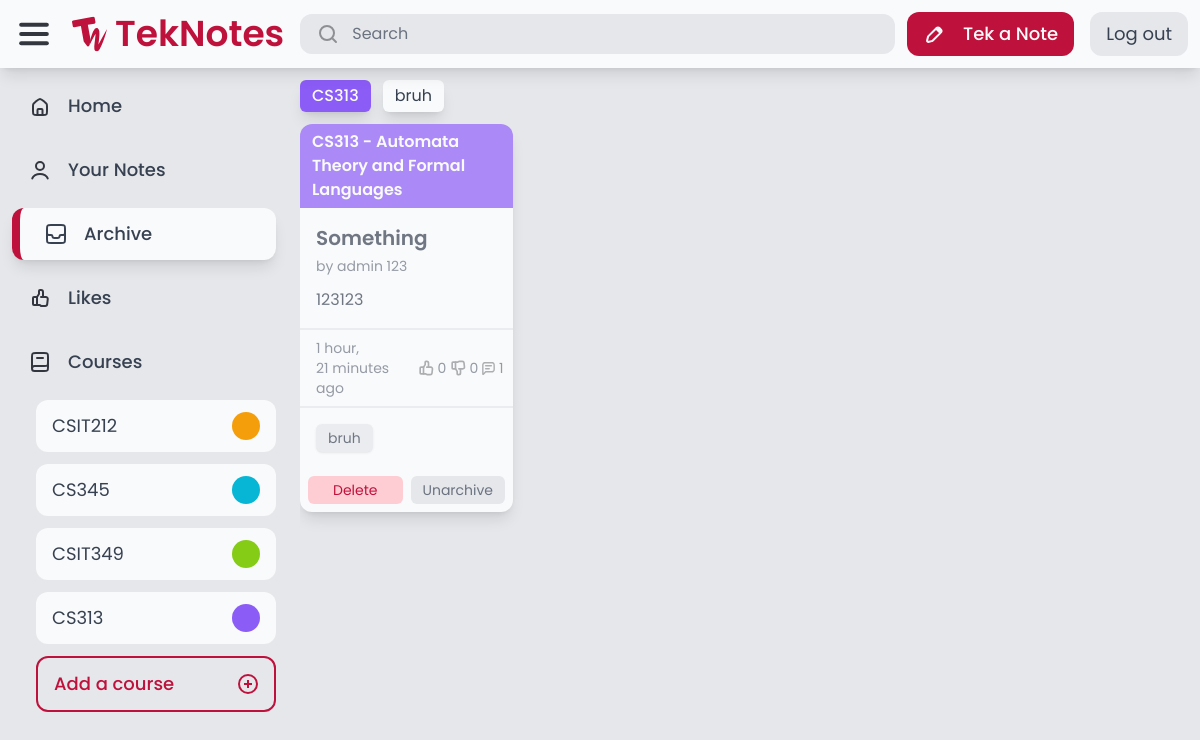
Screenshot of /archive/ (signed in) with the database file from the repository.
### course/models.py (models this page shows)
class Course(models.Model):
    COLORS = [
        ('red-500', 'Red'),
        ('orange-500', 'Orange'),
        ('amber-500', 'Amber'),
        ('lime-500', 'Lime'),
        ('green-500', 'Green'),
        ('emerald-500', 'Emerald'),
        ('teal-500', 'Teal'),
        ('cyan-500', 'Cyan'),
        ('blue-500', 'Blue'),
        ('indigo-500', 'Indigo'),
        ('violet-500', 'Violet'),
        ('purple-500', 'Purple'),
        ('fuchsia-500', 'Fuschia'),
        ('pink-500', 'Pink'),
    ]
    code = models.CharField(max_length=20)
    description = models.CharField(max_length=255)
    color = models.CharField(max_length=20, choices=COLORS, default='gray-500')
    admin_user = User.objects.get(username='admin')
    created_by = models.ForeignKey(User, related_name='courses', on_delete=models.CASCADE)
    def __str__(self):
        return f'{self.code} - {self.description}'

### tags/models.py (models this page shows)
class Tag(models.Model):
    name = models.CharField(max_length=50, unique=True)
    def __str__(self):
        return self.name

### notes/models.py (models this page shows, shortened)
class Note(models.Model):
    title = models.CharField(max_length=255)
    content = models.TextField(max_length=255, blank=True)
    course = models.ForeignKey(Course, null=True, blank=True, on_delete=models.SET_NULL)
    created_by = models.ForeignKey(User, related_name='notes', on_delete=models.CASCADE)
    created_at = models.DateTimeField(auto_now_add=True)
    modified_at = models.DateTimeField(auto_now=True)
    tags = models.ManyToManyField(Tag, related_name='notes', blank=True)
    is_archived = models.BooleanField(default=False)
    is_private = models.BooleanField(default=False)

### core/views.py (the view)
# urls.py: path('archive/', views.archive, name='archive'),
@login_required
def archive(request):
    archived_notes = Note.objects.filter(created_by=request.user, is_archived=True).order_by('-modified_at')
    courses = Course.objects.filter(note__in=archived_notes).distinct()
    tags = Tag.objects.filter(notes__in=archived_notes).distinct()
    return render(request, 'core/archive.html', {
        'notes': archived_notes,
        'courses': courses,
        'tags': tags
    })

### core/context_processors.py (called while the page is built)
def courses_list(request):
    return {
        'your_courses': Course.objects.all().distinct()
    }

### core/templatetags/custom_filters.py (called while the page is built)
@register.filter
def is_liked(note, user):
    return note.likes.filter(user=user).exists()

@register.filter
def is_disliked(note, user):
    return note.dislikes.filter(user=user).exists()

### core/templates/core/archive.html (shortened to what this page needs)
{% extends 'core/base.html' %}
{% block content %}
    {% include 'notes/notes.html' %}
{% endblock %}

### core/templates/core/base.html (shortened to what this page needs)
{% extends 'core/core.html' %}
{% load static %}
{% block body %}
    <div class="flex flex-col h-full overflow-hidden">
        <header class="flex items-center w-full p-3 gap-3 shadow-lg z-10 bg-gray-50">
            <div class="flex flex-1 items-center gap-4">
                <img src="{% static 'teknotes/images/Menu.svg' %}" alt="Menu">
                <a href="/" class="flex items-center gap-2">
                    <img src="{% static 'teknotes/images/TekNotes-Logo.svg' %}" alt="Logo">
                    <p id="logo-text" class="font-semibold text-rose-700 text-4xl">TekNotes</p>
                </a>
                <form action="{% url 'advanced_search:search' %}" method="get" class="flex flex-1 max-w-[600px] px-4 py-2 rounded-xl bg-gray-200 gap-3 cursor-text min-w-[0px]" onclick="this.querySelector('input[name=\'query\']').focus();">
                    <img src="{% static 'teknotes/images/Search.svg' %}" alt="Search">
                    <input name="query" class="placeholder-gray-500 text-gray-700 bg-transparent border-none focus:outline-none min-w-[0px]" type="text" value="{{ query }}" placeholder="Search">
                </form>
            </div>
            <div class="flex items-center gap-4">
                {% if request.user.is_authenticated %}
                    <a href="{% url 'notes:tek_a_note' %}" class="flex bg-rose-700 rounded-xl gap-4 px-4 py-2">
                        <img src="{% static 'teknotes/images/Edit.svg' %}" alt="Edit">
                        <p class="new-note-text text-gray-50 font-medium text-lg">Tek a Note</p>
                    </a>
                    <a href="{% url 'auth:logout' %}" class="flex rounded-xl gap-4 px-4 py-2 bg-gray-200">
                        <p class="text-gray-700 text-lg">Log out</p>
                    </a>
                {% else %}
                    <a href="/auth/login/" class="flex bg-rose-700 rounded-xl gap-4 px-6 py-2">
                        <p class="text-gray-50 font-medium text-lg">Sign In</p>
                    </a>
                {% endif %}
            </div>
        </header>
        <main class="flex bg-gray-200 h-full overflow-hidden">
            <nav class="flex flex-col w-full max-w-72 h-full p-3 gap-3">
                <a href="/" class="flex rounded-xl px-4 py-3 gap-4 {% if request.path == '/' %} active-nav bg-gray-50 px-6 py-3 shadow-lg border-l-8 border-rose-700 {% endif %}">
                    <img src="{% static 'teknotes/images/Home.svg' %}" alt="Home">
                    <p class="nav-text text-lg text-gray-700 font-medium">Home</p>
                </a>
                <a href="/your_notes/" class="flex rounded-xl px-4 py-3 gap-4 {% if request.path == '/your_notes/' %} active-nav bg-gray-50 px-6 py-3 shadow-lg border-l-8 border-rose-700 {% endif %}">
                    <img src="{% static 'teknotes/images/User.svg' %}" alt="User">
                    <p class="nav-text text-lg text-gray-700 font-medium">Your Notes</p>
                </a>
                <a href="/archive/" class="flex rounded-xl px-4 py-3 gap-4 {% if request.path == '/archive/' %} active-nav bg-gray-50 px-6 py-3 shadow-lg border-l-8 border-rose-700 {% endif %}">
                    <img src="{% static 'teknotes/images/Archive.svg' %}" alt="Archive">
                    <p class="nav-text text-lg text-gray-700 font-medium">Archive</p>
                </a>
                <a href="/likes/" class="flex rounded-xl px-4 py-3 gap-4 {% if request.path == '/likes/' %} active-nav bg-gray-50 px-6 py-3 shadow-lg border-l-8 border-rose-700 {% endif %}">
                    <img src="{% static 'teknotes/images/Likes.svg' %}" alt="Likes">
                    <p class="nav-text text-lg text-gray-700 font-medium">Likes</p>
                </a>
                <div class="flex rounded-xl px-4 py-3 gap-4">
                    <img src="{% static 'teknotes/images/Course.svg' %}" alt="Courses">
                    <p class="nav-text text-lg text-gray-700 font-medium">Courses</p>
                </div>
                <div class="flex flex-col pl-6 gap-3">
                    {% for course in your_courses %}
                        <a href="#" class="flex rounded-xl px-4 py-3 justify-between bg-gray-50 course">
                            <p class="text-lg text-gray-700">{{ course.code }}</p>
                            <div class="rounded-full bg-{{ course.color }} h-full aspect-square course-color"></div>
                        </a>
                    {% endfor %}
                    <a id="add-course" href="{% url 'course:add_a_course' %}" class="flex rounded-xl px-4 py-3 justify-between border-2 border-rose-700 hover:bg-rose-700 text-rose-700 hover:text-gray-50 hover:font-regular">
                        <p class="text-lg font-medium">Add a course</p>
                        <img src="{% static 'teknotes/images/Add.svg' %}" alt="Courses">
                    </a>
                </div>
            </nav>
            <div class="flex flex-col flex-1 h-full p-3 gap-3 overflow-hidden">
                {% block content %}
                {% endblock %}
            </div>
        </main>
    </div>
{% endblock %}

### notes/templates/notes/notes.html (shortened to what this page needs)
<div class="flex gap-3 hover:overflow-x-auto">
    {% for course in courses %}
        <a href="/search/?query={{ course.description }}" class="px-3 py-1 bg-{{ course.color }} rounded-md shadow-lg font-medium text-gray-50 whitespace-nowrap">{{ course.code }}</a>
    {% endfor %}
    {% for tag in tags %}
        <a href="/search/?query={{ tag.name }}" class="px-3 py-1 bg-gray-50 text-gray-700 rounded-md shadow-lg whitespace-nowrap">{{ tag.name }}</a>
    {% endfor %}
</div>
<div class="flex flex-1 overflow-hidden hover:overflow-y-auto">
    <div id="notes" class="flex flex-1 gap-3" style="display: none;">
        {% for note in notes %}
            <div class="note" data-note-id="{{ note.id }}">
                {% include 'notes/note.html' %}
            </div>
        {% endfor %}
    </div>
    <div id="notes-container" class="flex flex-1 gap-3"></div>
</div>

### notes/templates/notes/note.html (shortened to what this page needs)
{% load static %}
{% load custom_filters %}
<div class="rounded-xl bg-gray-50 shadow-lg">
    <a href="#{{ note.title }}" class="flex flex-col {% if note.is_archived %} opacity-70 {% endif %}">
        {% if note.course %}
            <div class="flex bg-{{ note.course.color }} px-3 py-1.5 rounded-t-xl">
                <p class="text-gray-50 font-semibold">{{ note.course }}</p>
            </div>
        {% endif %}
        <div class="flex flex-col p-4 gap-3">
            <div class="flex flex-col gap-1">
                <h1 class="text-xl text-gray-700 font-semibold">{{ note.title }}</h1>
                <p class="text-sm text-gray-500">by {{ note.created_by.first_name }} {{ note.created_by.last_name }}</p>
            </div>
            <div class="">
                <p class="text-gray-700">
                    {{ note.content }}
                </p>
            </div>
        </div>
        <div class="flex justify-between px-4 py-2 border-t-2 border-gray-200">
            <p class="text-gray-500 text-sm">{{ note.modified_at|timesince }} ago</p>
            <div class="flex gap-3">
                <div class="flex gap-0.5 items-center">
                    <img src="{% if request.user.is_authenticated and note|is_liked:request.user %}{% static 'teknotes/images/thumbed_up.svg' %}{% else %}{% static 'teknotes/images/thumb_up.svg' %}{% endif %}" alt="thumb_up">
                    <p class="text-sm {% if request.user.is_authenticated and note|is_liked:request.user %}text-yellow-500 font-medium{% else %}text-gray-500{% endif %}">{{ note.likes.count }}</p>
                </div>
                <div class="flex gap-0.5 items-center">
                    <img src="{% if request.user.is_authenticated and note|is_disliked:request.user %}{% static 'teknotes/images/thumbed_down.svg' %}{% else %}{% static 'teknotes/images/thumb_down.svg' %}{% endif %}" alt="thumb_down">
                    <p class="text-sm {% if request.user.is_authenticated and note|is_disliked:request.user %}text-yellow-500 font-medium{% else %}text-gray-500{% endif %}">{{ note.dislikes.count }}</p>
                </div>
                <div class="flex gap-0.5 items-center">
                    <img src="{% static 'teknotes/images/comment.svg' %}" alt="comment">
                    <p class="text-sm text-gray-500">{{ note.tags.count }}</p>
                </div>
            </div>
        </div>
        {% if note.tags.count > 0 %}
            <div class="flex flex-wrap p-4 gap-3 border-t-2 border-gray-200">
                {% for tag in note.tags.all|slice:":3" %}
                    <p class="bg-gray-200 text-sm text-gray-700 shadow px-3 py-1 rounded-md inline-block">{{ tag }}</p>
                {% endfor %}
            </div>
        {% endif %}
    </a>
    {% if request.user == note.created_by %}
        <div class="flex rounded-b-xl overflow-hidden p-2 gap-2">
            <form action="{% url 'notes:delete_note' note.id %}" method="POST" class="flex flex-1">
                <button type="submit" class="flex items-center justify-center text-sm bg-rose-200 text-rose-700 rounded-md py-1 w-full">
                    <p>Delete</p>
                </button>
            </form>
            <form action="{% url 'notes:archive_note' note.id %}" method="POST" class="flex flex-1">
                <button type="submit" class="flex items-center justify-center text-sm bg-gray-200 text-gray-500 rounded-md py-1 w-full">
                    <p>{% if note.is_archived %}Unarchive{% else %}Archive{% endif %}</p>
                </button>
            </form>
        </div>
    {% endif %}
</div>

### rows the page displays
Course: code "CSIT212"
Course: code "CS345"
Course: code "CSIT349"
Course: code "CS313"
Tag: name "bruh"
Note: course "CS313 - Automata Theory and Formal Languages", title "Something", created_by.first_name "admin", created_by.last_name "123", content "123123", modified_at "1 hour, 21 minutes", likes.count "0", dislikes.count "0", tags.count "1", shows "Delete", is_archived "Unarchive"
